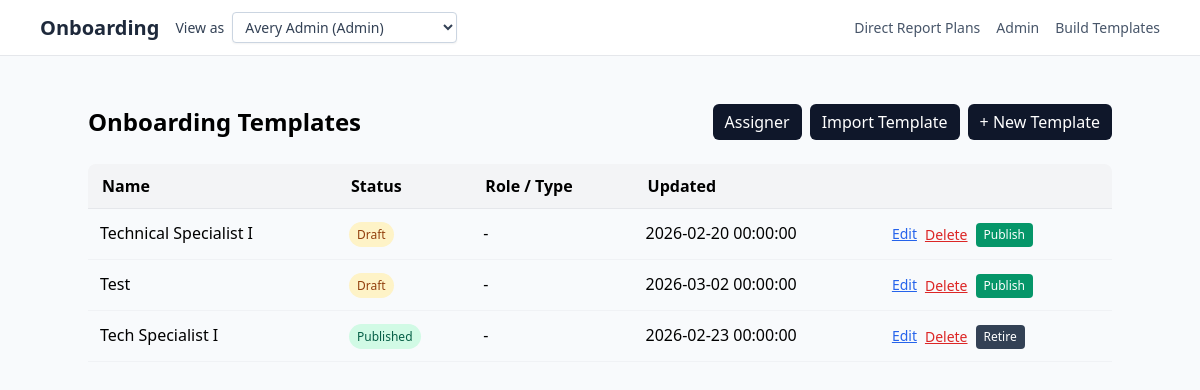
Page /templates on the committed database.
### Onboarding/models.py (models this page shows, shortened)
class OnboardingTemplate(db.Model):
    __tablename__ = "onboarding_templates"
    id = db.Column(db.Integer, primary_key=True)
    name = db.Column(db.String(200), nullable=False)
    description = db.Column(db.Text, nullable=True)
    status = db.Column(
        db.String(32),
        nullable=False,
        default=TemplateStatusEnum.DRAFT.value,
    )
    target_role = db.Column(db.String(120), nullable=True)  # e.g. 'Engineer'
    department = db.Column(db.String(120), nullable=True)
    location = db.Column(db.String(120), nullable=True)
    estimated_duration_days = db.Column(db.Integer, nullable=True)
    version = db.Column(db.String(50), nullable=True)
    created_by_id = db.Column(db.Integer, db.ForeignKey("users.id"), nullable=True)
    created_by = db.relationship("User", backref="created_templates")
    created_at = db.Column(db.DateTime, nullable=False, default=date.today)
    updated_at = db.Column(
        db.DateTime,
        nullable=False,
        default=date.today,
        onupdate=date.today,
    )
    sections = db.relationship(
        "TemplateSection",
        back_populates="template",
        lazy="selectin",
        cascade="all, delete-orphan",
        order_by="TemplateSection.order_index.asc()",
    )

### app.py (the view)
@app.get("/templates")
def templates_dashboard():
    user = current_user()
    require_builder_or_admin(user)
    templates = OnboardingTemplate.query.order_by(
        OnboardingTemplate.status.asc(),
        OnboardingTemplate.name.asc(),
    ).all()
    return render_template(
        "templates_dashboard.html",
        user=user,
        templates=templates,
    )

### app.py (called while the page is built, shortened)
def current_user() -> User:
    email = (
        request.headers.get("X-User-Email")
        or request.args.get("as_user")
        or session.get("as_user")
    )
    query = User.query.options(selectinload(User.onboarding_plan))
    user = query.order_by(User.id.asc()).first()
    if not user:
        abort(404, description="No users available")
    return user

def require_builder_or_admin(user: User):
    allowed = {RoleEnum.BUILDER.value, RoleEnum.ADMIN.value}
    if user.role not in allowed:
        abort(403)

@app.context_processor
def inject_markdown_renderer():
    return dict(render_markdown=render_markdown)

@app.context_processor
def inject_user():
    u = session.get("user")
    return {"user": u or {"role": "guest"}}

@app.context_processor
def inject_user_switcher():
    users = User.query.order_by(User.role.asc(), User.full_name.asc()).all()
    active_user = None
    try:
        active_user = current_user()
    except Exception:
        active_user = None
    return {
        "switchable_users": users,
        "nav_current_user": active_user,
    }

### templates/templates_dashboard.html
{% extends "base.html" %}
{% block content %}
  <div class="max-w-5xl mx-auto py-8">
    <div class="flex items-center justify-between mb-6">
      <h1 class="text-2xl font-bold">Onboarding Templates</h1>
      <div class="flex items-center gap-2">
        <a href="{{ url_for('assign_plan') }}" class="btn btn-primary">
          Assigner
        </a>
        {% if user.role in ["builder", "admin"] %}
          <a href="{{ url_for('import_template_form') }}"
             class="btn btn-primary">
            Import Template
          </a>
          <a href="{{ url_for('new_template_form') }}"
             class="btn btn-primary">
            + New Template
          </a>
        {% endif %}
      </div>
    </div>
    {% if templates %}
      <table class="table">
        <thead>
          <tr>
            <th>Name</th>
            <th>Status</th>
            <th>Role / Type</th>
            <th>Updated</th>
            <th></th>
          </tr>
        </thead>
        <tbody>
          {% for tpl in templates %}
            <tr>
              <td>{{ tpl.name }}</td>
              <td>
                {% if tpl.status == "published" %}
                  <span class="px-2 py-1 rounded-full text-xs bg-emerald-100 text-emerald-800">
                    Published
                  </span>
                {% elif tpl.status == "retired" %}
                  <span class="px-2 py-1 rounded-full text-xs bg-slate-200 text-slate-800">
                    Retired
                  </span>
                {% else %}
                  <span class="px-2 py-1 rounded-full text-xs bg-amber-100 text-amber-800">
                    Draft
                  </span>
                {% endif %}
              </td>
              <td>{{ tpl.target_role or "-" }}</td>
              <td>{{ tpl.updated_at or "" }}</td>
              <td>
                <div class="flex items-center gap-2">
                  <a href="{{ url_for('edit_template', template_id=tpl.id) }}"
                    class="text-blue-600 underline text-sm">
                    Edit
                  </a>
                  {% if user.role in ["builder", "admin"] %}
                    <form method="post"
                          action="{{ url_for('delete_template', template_id=tpl.id) }}"
                          style="display:inline;"
                          onsubmit="return confirm('This action cannot be undone. Are you sure you want to delete this template?');">
                      <button type="submit"
                              class="text-red-600 underline text-sm">
                        Delete
                      </button>
                    </form>
                    {% if tpl.status == "draft" %}
                      <form method="post"
                            action="{{ url_for('publish_template', template_id=tpl.id) }}"
                            style="display:inline;">
                        <button type="submit"
                                class="text-xs px-2 py-1 rounded bg-emerald-600 text-white">
                          Publish
                        </button>
                      </form>
                    {% elif tpl.status == "published" %}
                      <form method="post"
                            action="{{ url_for('retire_template', template_id=tpl.id) }}"
                            style="display:inline;">
                        <button type="submit"
                                class="text-xs px-2 py-1 rounded bg-slate-700 text-white">
                          Retire
                        </button>
                      </form>
                    {% endif %}
                  {% endif %}
                </div>
              </td>
            </tr>
          {% endfor %}
        </tbody>
      </table>
    {% else %}
      <p>No templates yet. Click "New Template" to create your first onboarding blueprint.</p>
    {% endif %}
  </div>
{% endblock %}

### Onboarding/static/site.css (style rules this page uses)
.table { width: 100%; border-collapse: separate; border-spacing: 0; }
.table thead tr { background: #f3f4f6; }
.table thead th { text-align: left; vertical-align: middle; font-weight: 700; padding: 12px 14px; border-bottom: 1px solid #e5e7eb; line-height: 1.25rem; }
.table thead th:first-child { border-top-left-radius: 8px; }
.table thead th:last-child { border-top-right-radius: 8px; }
.table tbody td { padding: 12px; border-bottom: 1px solid #f0f2f5; vertical-align: top; }
.btn { display: inline-block; padding: 6px 12px; border-radius: 6px; border: 0; cursor: pointer; text-align: center; vertical-align: middle; }
.btn-primary { background: #0f172a; color: #fff; }

### rows in the picture
OnboardingTemplate: name "Technical Specialist I", status "Draft", target_role "-", updated_at "2026-02-20 00:00:00"
OnboardingTemplate: name "Test", status "Draft", target_role "-", updated_at "2026-03-02 00:00:00"
OnboardingTemplate: name "Tech Specialist I", status "Published", target_role "-", updated_at "2026-02-23 00:00:00"

### other values in the picture
form field as_user "Avery Admin (Admin)"
